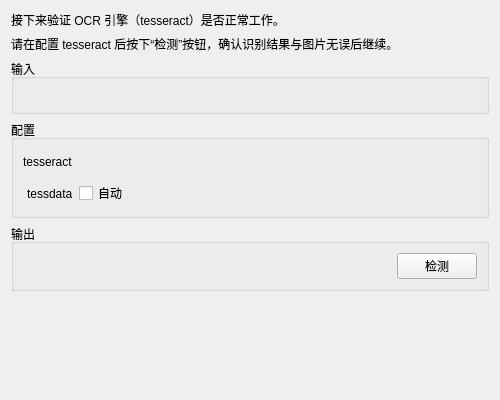
<?xml version="1.0" encoding="UTF-8"?>
<ui version="4.0">
 <class>Prepare_Tesseract</class>
 <widget class="QWidget" name="Prepare_Tesseract">
  <property name="geometry">
   <rect>
    <x>0</x>
    <y>0</y>
    <width>500</width>
    <height>400</height>
   </rect>
  </property>
  <property name="windowTitle">
   <string notr="true">Prepare Tesseract</string>
  </property>
  <layout class="QVBoxLayout" name="verticalLayout">
   <item>
    <widget class="QLabel" name="label">
     <property name="text">
      <string>接下来验证 OCR 引擎（tesseract）是否正常工作。</string>
     </property>
    </widget>
   </item>
   <item>
    <widget class="QLabel" name="label_2">
     <property name="text">
      <string>请在配置 tesseract 后按下“检测”按钮，确认识别结果与图片无误后继续。</string>
     </property>
    </widget>
   </item>
   <item>
    <widget class="QGroupBox" name="groupBox_3">
     <property name="title">
      <string>输入</string>
     </property>
     <layout class="QHBoxLayout" name="horizontalLayout_2">
      <item>
       <widget class="QLabel" name="imageLabel">
        <property name="sizePolicy">
         <sizepolicy hsizetype="Expanding" vsizetype="Preferred">
          <horstretch>0</horstretch>
          <verstretch>0</verstretch>
         </sizepolicy>
        </property>
        <property name="text">
         <string notr="true"/>
        </property>
        <property name="pixmap">
         <pixmap>:/images/ocr_test.png</pixmap>
        </property>
        <property name="alignment">
         <set>Qt::AlignLeading|Qt::AlignLeft|Qt::AlignTop</set>
        </property>
       </widget>
      </item>
     </layout>
    </widget>
   </item>
   <item>
    <widget class="QGroupBox" name="groupBox">
     <property name="title">
      <string>配置</string>
     </property>
     <layout class="QFormLayout" name="formLayout">
      <property name="labelAlignment">
       <set>Qt::AlignRight|Qt::AlignTrailing|Qt::AlignVCenter</set>
      </property>
      <item row="0" column="0">
       <widget class="QLabel" name="label_4">
        <property name="sizePolicy">
         <sizepolicy hsizetype="Preferred" vsizetype="Expanding">
          <horstretch>0</horstretch>
          <verstretch>0</verstretch>
         </sizepolicy>
        </property>
        <property name="text">
         <string notr="true">tesseract</string>
        </property>
       </widget>
      </item>
      <item row="0" column="1">
       <widget class="FileSelector" name="tesseractFileSelector" native="true"/>
      </item>
      <item row="1" column="0">
       <widget class="QLabel" name="label_5">
        <property name="sizePolicy">
         <sizepolicy hsizetype="Preferred" vsizetype="Expanding">
          <horstretch>0</horstretch>
          <verstretch>0</verstretch>
         </sizepolicy>
        </property>
        <property name="text">
         <string notr="true">tessdata</string>
        </property>
       </widget>
      </item>
      <item row="1" column="1">
       <widget class="QWidget" name="widget_2" native="true">
        <layout class="QHBoxLayout" name="horizontalLayout">
         <property name="leftMargin">
          <number>0</number>
         </property>
         <property name="topMargin">
          <number>0</number>
         </property>
         <property name="rightMargin">
          <number>0</number>
         </property>
         <property name="bottomMargin">
          <number>0</number>
         </property>
         <item>
          <widget class="QCheckBox" name="tessdataAutoCheckBox">
           <property name="text">
            <string>自动</string>
           </property>
          </widget>
         </item>
         <item>
          <widget class="FileSelector" name="tessdataFileSelector" native="true">
           <property name="sizePolicy">
            <sizepolicy hsizetype="Expanding" vsizetype="Preferred">
             <horstretch>0</horstretch>
             <verstretch>0</verstretch>
            </sizepolicy>
           </property>
          </widget>
         </item>
        </layout>
       </widget>
      </item>
     </layout>
    </widget>
   </item>
   <item>
    <widget class="QGroupBox" name="groupBox_2">
     <property name="title">
      <string>输出</string>
     </property>
     <layout class="QHBoxLayout" name="horizontalLayout_3">
      <item>
       <widget class="QLabel" name="resultLabel">
        <property name="sizePolicy">
         <sizepolicy hsizetype="Expanding" vsizetype="Preferred">
          <horstretch>0</horstretch>
          <verstretch>0</verstretch>
         </sizepolicy>
        </property>
        <property name="text">
         <string notr="true"/>
        </property>
       </widget>
      </item>
      <item>
       <widget class="QPushButton" name="executeButton">
        <property name="text">
         <string>检测</string>
        </property>
       </widget>
      </item>
     </layout>
    </widget>
   </item>
   <item>
    <spacer name="verticalSpacer">
     <property name="orientation">
      <enum>Qt::Vertical</enum>
     </property>
     <property name="sizeHint" stdset="0">
      <size>
       <width>20</width>
       <height>40</height>
      </size>
     </property>
    </spacer>
   </item>
  </layout>
 </widget>
 <customwidgets>
  <customwidget>
   <class>FileSelector</class>
   <extends>QWidget</extends>
   <header location="global">ui.implements.components.fileSelector</header>
   <container>1</container>
  </customwidget>
 </customwidgets>
 <resources/>
 <connections/>
</ui>
